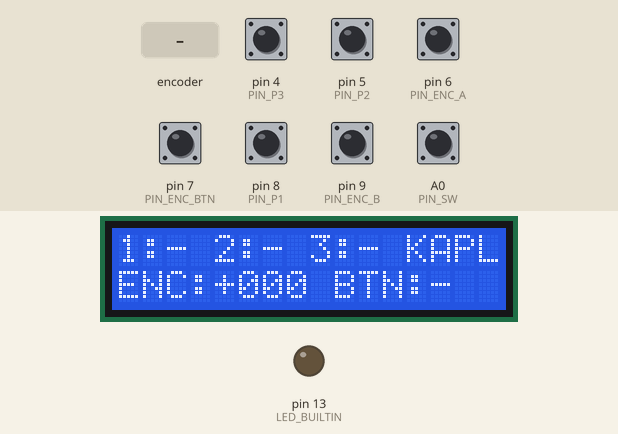
A sketch run on a simulated Arduino Uno, built with avr-gcc and run on an emulated ATmega328P. Parts: 16×2 character LCD, output pins drawn as LEDs (lit = HIGH). Inputs (shaded band) come from the test bench; at power-on: A0 (PIN_SW), pin 4 (PIN_P3), pin 5 (PIN_P2), pin 6 (PIN_ENC_A), pin 7 (PIN_ENC_BTN), pin 8 (PIN_P1), pin 9 (PIN_ENC_B) HIGH. What the sketch prints to the serial monitor is not drawn.

Above: at 2.4 s.
2.5 s: pin 4 (PIN_P3) pulled LOW for 0.15 s
At 2.61 s:
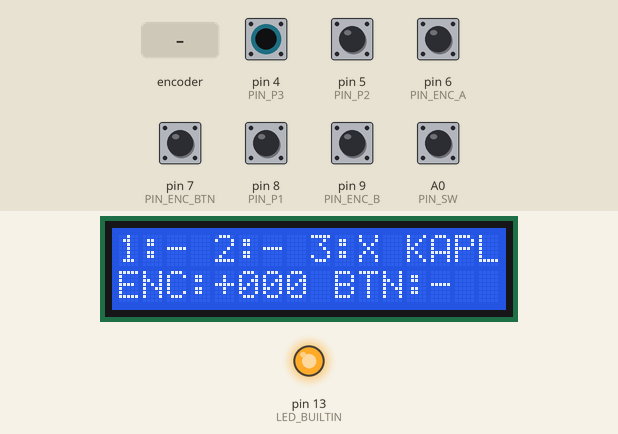
4.1 s: rotary encoder on pin 6 (PIN_ENC_A) / pin 9 (PIN_ENC_B) turned 3 steps (first pin leading)
At 5.6 s:
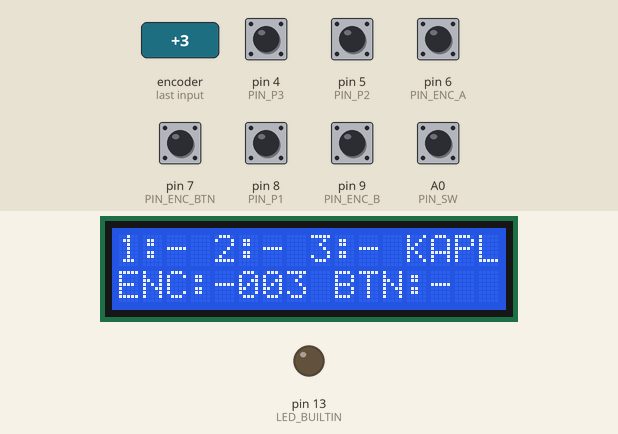
6.2 s: pin 7 (PIN_ENC_BTN) pulled LOW for 0.15 s
At 6.9 s:
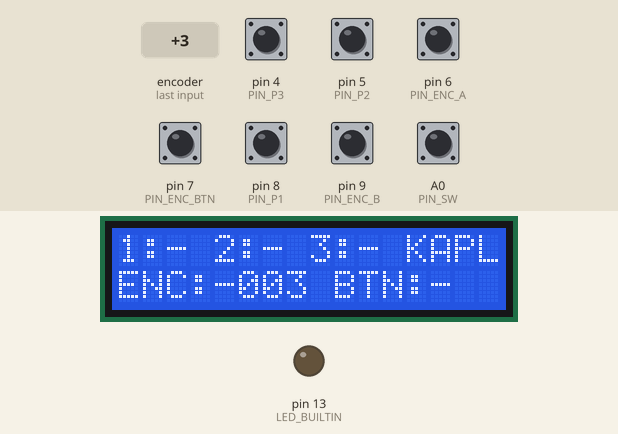
7.8 s: A0 (PIN_SW) pulled LOW for 0.15 s
At 7.91 s:
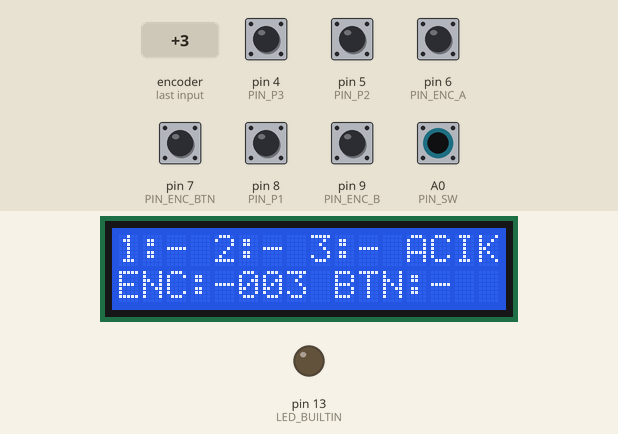
9.4 s: pin 5 (PIN_P2) pulled LOW for 0.15 s
At 10.7 s:
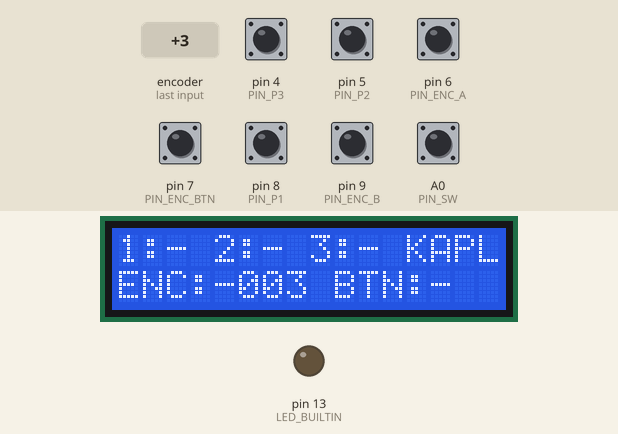
11.0 s: pin 8 (PIN_P1) pulled LOW for 0.15 s
At 11.11 s:
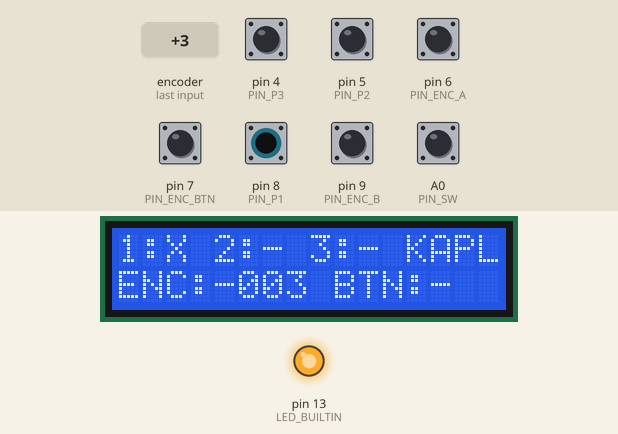
Timing chart, 0 to 13.6 s (numbered marks = the images above; inputs shaded):
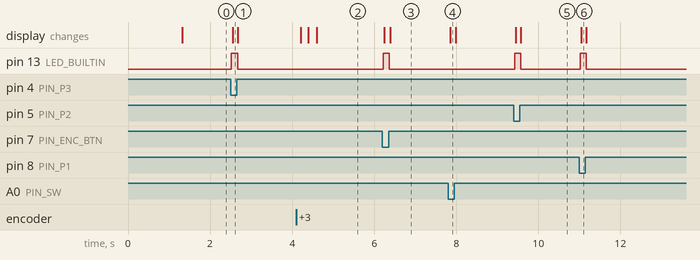

The sketch:

baglanti_testi.ino
```cpp
// EkoPedal bağlantı testi: HİÇBİR TUŞ GÖNDERMEZ. Her girişin durumunu LCD'de ve seri portta gösterir.
//
// LCD satır 1:  1:X 2:- 3:- ACIK     (pedal basılı = X, anahtar ACIK/KAPL)
// LCD satır 2:  ENC:+003 BTN:X       (enkoder adım sayısı, enkoder butonu)
// Her değişiklik seri porta da yazılır (115200): "P1 BASILDI", "ENC +1", "ANAHTAR KAPALI" ...
//
// Pinler (firmware/leonardo_menu ile aynı):
//   Pedal 1 D8, Pedal 2 D5, Pedal 3 D4, açma/kapama A0, enkoder A D6 / B D9 / buton D7,
//   LCD SDA D2 / SCL D3. Hepsinin diğer ucu GND (INPUT_PULLUP: basılı/kapalı = LOW).
#include <Wire.h>
#include <LiquidCrystal_I2C.h>
#include <new.h>

const uint8_t PIN_P1 = 8, PIN_P2 = 5, PIN_P3 = 4;
const uint8_t PIN_SW = A0;
const uint8_t PIN_ENC_A = 6, PIN_ENC_B = 9, PIN_ENC_BTN = 7;
const unsigned long DEBOUNCE_MS = 20;

struct Giris { uint8_t pin; const char *ad; bool ham; bool kararli; unsigned long degisti; };
Giris girisler[] = {
  {PIN_P1, "P1", false, false, 0},
  {PIN_P2, "P2", false, false, 0},
  {PIN_P3, "P3", false, false, 0},
  {PIN_SW, "ANAHTAR", false, false, 0},
  {PIN_ENC_BTN, "ENC BUTON", false, false, 0},
};
const uint8_t GIRIS_SAYISI = sizeof(girisler) / sizeof(girisler[0]);

LiquidCrystal_I2C *lcd = nullptr;
uint8_t lcdDepo[sizeof(LiquidCrystal_I2C)];
uint8_t encEski = 0;
int8_t encCeyrek = 0;
int16_t encAdim = 0;
bool ekranKirli = true;

uint8_t lcdAdresiBul() {
  const uint8_t once[] = {0x27, 0x3F};
  for (uint8_t a : once) { Wire.beginTransmission(a); if (Wire.endTransmission() == 0) return a; }
  for (uint8_t a = 0x20; a < 0x40; a++) { Wire.beginTransmission(a); if (Wire.endTransmission() == 0) return a; }
  return 0;
}

bool basili(uint8_t pin) { return digitalRead(pin) == LOW; }

void ekraniYaz() {
  char ust[17], alt[17];
  snprintf(ust, sizeof(ust), "1:%c 2:%c 3:%c %s",
           girisler[0].kararli ? 'X' : '-', girisler[1].kararli ? 'X' : '-',
           girisler[2].kararli ? 'X' : '-', girisler[3].kararli ? "ACIK" : "KAPL");
  snprintf(alt, sizeof(alt), "ENC:%+04d BTN:%c", encAdim, girisler[4].kararli ? 'X' : '-');
  if (lcd) {
    lcd->setCursor(0, 0); lcd->print(ust);
    lcd->setCursor(0, 1); lcd->print(alt); lcd->print("  ");
  }
  ekranKirli = false;
}

void setup() {
  Serial.begin(115200);
  pinMode(LED_BUILTIN, OUTPUT);
  for (uint8_t i = 0; i < GIRIS_SAYISI; i++) {
    pinMode(girisler[i].pin, INPUT_PULLUP);
    girisler[i].ham = girisler[i].kararli = basili(girisler[i].pin);
  }
  pinMode(PIN_ENC_A, INPUT_PULLUP);
  pinMode(PIN_ENC_B, INPUT_PULLUP);
  encEski = (digitalRead(PIN_ENC_A) << 1) | digitalRead(PIN_ENC_B);

  Wire.begin();
  const uint8_t adr = lcdAdresiBul();
  if (adr) {
    lcd = new (lcdDepo) LiquidCrystal_I2C(adr, 16, 2);
    lcd->init();
    lcd->backlight();
    lcd->setCursor(0, 0); lcd->print("BAGLANTI TESTI");
    lcd->setCursor(0, 1); lcd->print("tus gondermez");
    delay(1200);
    lcd->clear();
  }
  Serial.print("BAGLANTI TESTI, LCD adresi 0x"); Serial.println(adr, HEX);
}

void loop() {
  const unsigned long simdi = millis();

  // Pedallar, anahtar, enkoder butonu
  for (uint8_t i = 0; i < GIRIS_SAYISI; i++) {
    Giris &g = girisler[i];
    const bool b = basili(g.pin);
    if (b != g.ham) { g.ham = b; g.degisti = simdi; }
    if (simdi - g.degisti >= DEBOUNCE_MS && b != g.kararli) {
      g.kararli = b;
      ekranKirli = true;
      Serial.print(g.ad);
      if (g.pin == PIN_SW) Serial.println(b ? " ACIK" : " KAPALI");
      else Serial.println(b ? " BASILDI" : " BIRAKILDI");
    }
  }

  // Enkoder dönüşü (4 çeyrek adım = 1 tık)
  const uint8_t enc = (digitalRead(PIN_ENC_A) << 1) | digitalRead(PIN_ENC_B);
  if (enc != encEski) {
    const uint8_t gecis = (encEski << 2) | enc;
    encEski = enc;
    int8_t yon = 0;
    if (gecis == 0b0001 || gecis == 0b0111 || gecis == 0b1110 || gecis == 0b1000) yon = 1;
    if (gecis == 0b0010 || gecis == 0b1011 || gecis == 0b1101 || gecis == 0b0100) yon = -1;
    encCeyrek += yon;
    if (encCeyrek >= 4) { encCeyrek = 0; encAdim++; ekranKirli = true; Serial.println("ENC +1 (saat yonu)"); }
    if (encCeyrek <= -4) { encCeyrek = 0; encAdim--; ekranKirli = true; Serial.println("ENC -1 (ters)"); }
  }

  bool herhangi = false;
  for (uint8_t i = 0; i < 3; i++) herhangi |= girisler[i].kararli;
  digitalWrite(LED_BUILTIN, herhangi || girisler[4].kararli);

  if (ekranKirli) ekraniYaz();
}
```

Measured:
- after the input at 2.5 s, pin 13 (LED_BUILTIN): LOW → HIGH at once, → LOW 0.15 s later; the display: changes after 0.05 s (image 1)
- after the input at 4.1 s, the display: first changes after 0.11 s (image 2 shows a later state)
- after the input at 6.2 s, pin 13 (LED_BUILTIN): LOW → HIGH at once, → LOW 0.15 s later; the display: first changes after 0.05 s (image 3 shows a later state)
- after the input at 7.8 s, the display: changes after 0.05 s (image 4)
- after the input at 9.4 s, pin 13 (LED_BUILTIN): LOW → HIGH at once, → LOW 0.15 s later; the display: first changes after 0.05 s (image 5 shows a later state)
- after the input at 11.0 s, pin 13 (LED_BUILTIN): LOW → HIGH at once, → LOW 0.15 s later; the display: changes after 0.05 s (image 6)
